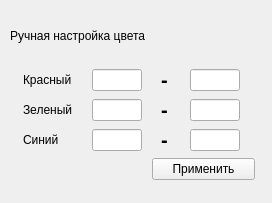
<?xml version="1.0" encoding="UTF-8"?>
<ui version="4.0">
 <class>colorSetting</class>
 <widget class="QWidget" name="colorSetting">
  <property name="geometry">
   <rect>
    <x>0</x>
    <y>0</y>
    <width>272</width>
    <height>203</height>
   </rect>
  </property>
  <property name="windowTitle">
   <string>Form</string>
  </property>
  <widget class="QWidget" name="layoutWidget">
   <property name="geometry">
    <rect>
     <x>10</x>
     <y>10</y>
     <width>245</width>
     <height>170</height>
    </rect>
   </property>
   <layout class="QGridLayout" name="gridLayout_2">
    <item row="0" column="0">
     <widget class="QLabel" name="label">
      <property name="text">
       <string>Ручная настройка цвета</string>
      </property>
     </widget>
    </item>
    <item row="0" column="1">
     <spacer name="horizontalSpacer">
      <property name="orientation">
       <enum>Qt::Horizontal</enum>
      </property>
      <property name="sizeHint" stdset="0">
       <size>
        <width>40</width>
        <height>20</height>
       </size>
      </property>
     </spacer>
    </item>
    <item row="1" column="0" colspan="2">
     <layout class="QGridLayout" name="gridLayout">
      <item row="1" column="3">
       <widget class="QLineEdit" name="g2">
        <property name="maximumSize">
         <size>
          <width>50</width>
          <height>16777215</height>
         </size>
        </property>
       </widget>
      </item>
      <item row="1" column="0">
       <widget class="QLabel" name="label_3">
        <property name="text">
         <string>Зеленый</string>
        </property>
       </widget>
      </item>
      <item row="2" column="0">
       <widget class="QLabel" name="label_9">
        <property name="maximumSize">
         <size>
          <width>50</width>
          <height>16777215</height>
         </size>
        </property>
        <property name="text">
         <string>Синий</string>
        </property>
       </widget>
      </item>
      <item row="1" column="2">
       <widget class="QLabel" name="label_8">
        <property name="maximumSize">
         <size>
          <width>10</width>
          <height>16777215</height>
         </size>
        </property>
        <property name="font">
         <font>
          <pointsize>15</pointsize>
          <weight>75</weight>
          <bold>true</bold>
         </font>
        </property>
        <property name="text">
         <string>-</string>
        </property>
       </widget>
      </item>
      <item row="1" column="1">
       <widget class="QLineEdit" name="g1">
        <property name="maximumSize">
         <size>
          <width>50</width>
          <height>16777215</height>
         </size>
        </property>
       </widget>
      </item>
      <item row="0" column="0">
       <widget class="QLabel" name="label_2">
        <property name="maximumSize">
         <size>
          <width>50</width>
          <height>16777215</height>
         </size>
        </property>
        <property name="text">
         <string>Красный</string>
        </property>
       </widget>
      </item>
      <item row="0" column="2">
       <widget class="QLabel" name="label_7">
        <property name="maximumSize">
         <size>
          <width>10</width>
          <height>16777215</height>
         </size>
        </property>
        <property name="font">
         <font>
          <pointsize>15</pointsize>
          <weight>75</weight>
          <bold>true</bold>
         </font>
        </property>
        <property name="text">
         <string>-</string>
        </property>
       </widget>
      </item>
      <item row="0" column="1">
       <widget class="QLineEdit" name="r1">
        <property name="maximumSize">
         <size>
          <width>50</width>
          <height>16777215</height>
         </size>
        </property>
       </widget>
      </item>
      <item row="0" column="3">
       <widget class="QLineEdit" name="r2">
        <property name="maximumSize">
         <size>
          <width>50</width>
          <height>16777215</height>
         </size>
        </property>
       </widget>
      </item>
      <item row="2" column="1">
       <widget class="QLineEdit" name="b1">
        <property name="maximumSize">
         <size>
          <width>50</width>
          <height>16777215</height>
         </size>
        </property>
       </widget>
      </item>
      <item row="2" column="3">
       <widget class="QLineEdit" name="b2">
        <property name="maximumSize">
         <size>
          <width>50</width>
          <height>16777215</height>
         </size>
        </property>
       </widget>
      </item>
      <item row="2" column="2">
       <widget class="QLabel" name="label_10">
        <property name="maximumSize">
         <size>
          <width>10</width>
          <height>16777215</height>
         </size>
        </property>
        <property name="font">
         <font>
          <pointsize>15</pointsize>
          <weight>75</weight>
          <bold>true</bold>
         </font>
        </property>
        <property name="text">
         <string>-</string>
        </property>
       </widget>
      </item>
     </layout>
    </item>
    <item row="2" column="0">
     <spacer name="horizontalSpacer_2">
      <property name="orientation">
       <enum>Qt::Horizontal</enum>
      </property>
      <property name="sizeHint" stdset="0">
       <size>
        <width>40</width>
        <height>20</height>
       </size>
      </property>
     </spacer>
    </item>
    <item row="2" column="1">
     <widget class="QPushButton" name="apply">
      <property name="text">
       <string>Применить</string>
      </property>
     </widget>
    </item>
   </layout>
  </widget>
 </widget>
 <resources/>
 <connections/>
</ui>
